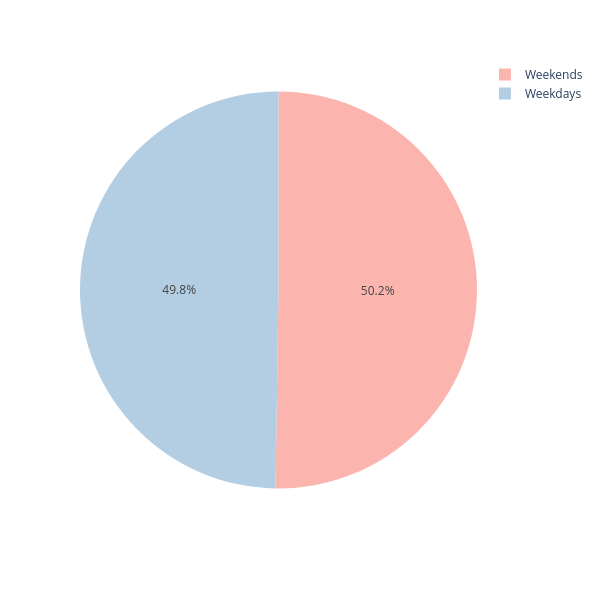

Source (notebook cell):
### Markdown cell above
Most listing are for 2 or 4 people, about 1500 — for 3 people, and about 2000 for 5-6 taken together.

### Code cell
# Week time
fig = px.pie(df['week_time'].value_counts().reset_index(), values='count', names='week_time', color_discrete_sequence=px.colors.qualitative.Pastel1)
fig.update_layout(autosize=False, height=600, width=600)
fig.show()

### Figure 1 — Plotly figure (JSON) as saved in the notebook; plotly's stock layout.template omitted (floating-point values rounded to 4 significant figures)
{"data": [{"domain": {"x": [0, 1], "y": [0, 1]}, "hovertemplate": "week_time=%{label}<br>count=%{value}<extra></extra>", "labels": ["Weekends", "Weekdays"], "legendgroup": "", "name": "", "showlegend": true, "type": "pie", "values": [4535, 4492]}], "layout": {"autosize": false, "height": 600, "legend": {"tracegroupgap": 0}, "margin": {"t": 60}, "piecolorway": ["rgb(251,180,174)", "rgb(179,205,227)", "rgb(204,235,197)", "rgb(222,203,228)", "rgb(254,217,166)", "rgb(255,255,204)", "rgb(229,216,189)", "rgb(253,218,236)", "rgb(242,242,242)"], "width": 600}}
